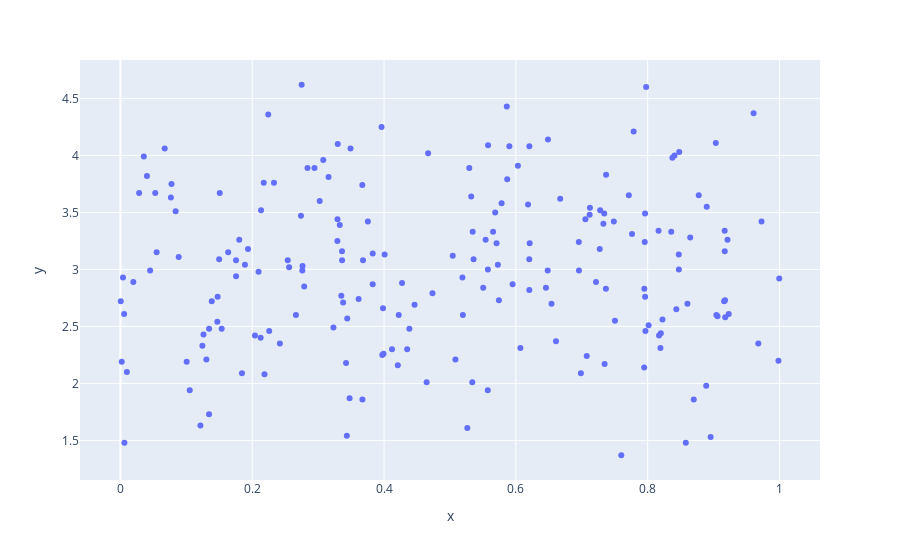

The notebook cell saved with this chart:
### Code cell
px.scatter(x=newDf1["irreleventFeature"], y=newDf1["package"])

### Figure 1 — Plotly figure (JSON) as saved in the notebook; plotly's stock layout.template omitted (floating-point values rounded to 4 significant figures; data arrays with more than 128 entries replaced by an {"elided": "..."} marker saying what was removed)
{"data": [{"hovertemplate": "x=%{x}<br>y=%{y}<extra></extra>", "legendgroup": "", "marker": {"color": "#636efa", "symbol": "circle"}, "mode": "markers", "name": "", "orientation": "v", "showlegend": false, "type": "scatter", "x": {"elided": "200 float values"}, "xaxis": "x", "y": {"elided": "200 float values"}, "yaxis": "y"}], "layout": {"legend": {"tracegroupgap": 0}, "margin": {"t": 60}, "xaxis": {"anchor": "y", "domain": [0, 1], "title": {"text": "x"}}, "yaxis": {"anchor": "x", "domain": [0, 1], "title": {"text": "y"}}}}
